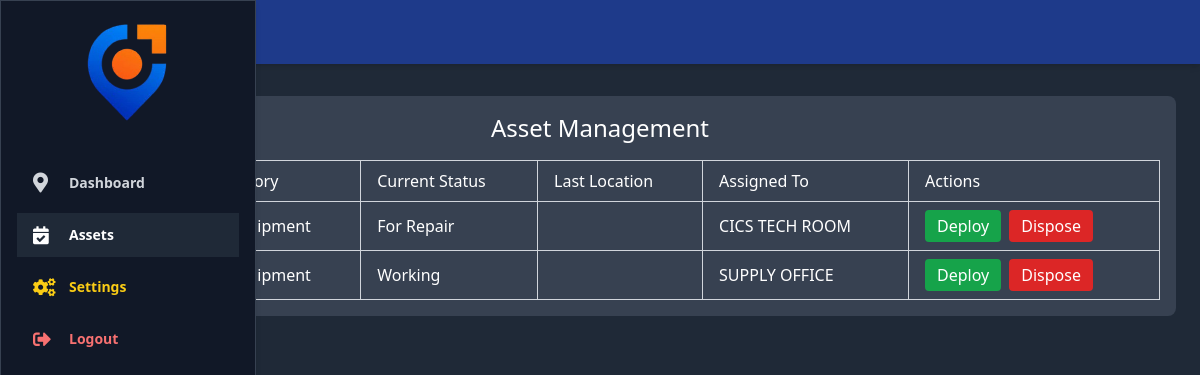
Page /asset_available.php (signed in) on the committed database.
### tables this page shows
CREATE TABLE `assets` (
  `asset_id` int(11) NOT NULL,
  `asset_name` varchar(255) NOT NULL,
  `category` varchar(100) NOT NULL,
  `current_status` varchar(50) NOT NULL,
  `last_known_location` varchar(255) DEFAULT NULL,
  `assigned_to` varchar(255) DEFAULT NULL,
  `status` varchar(255) DEFAULT NULL,
  `date_added` timestamp NOT NULL DEFAULT current_timestamp(),
  `last_seen` datetime DEFAULT NULL,
  `asset_status` enum('Deployed','Disposed','Available') DEFAULT 'Available'
);

### user_theme.php (called while the page is built, shortened)
<?php
$stmt = $conn->prepare("SELECT theme FROM secondary_user_settings WHERE username=?");
$stmt->bind_param("s", $_SESSION['user']);
$stmt->execute();
$result = $stmt->get_result();
if ($row = $result->fetch_assoc()) {
    $theme = $row['theme'];
    if ($theme === 'Dark') {
        $theme_class = 'theme-dark';
    } elseif ($theme === 'Auto') {
        $theme_class = (date('H') >= 18 || date('H') < 6) ? 'theme-dark' : 'theme-light';
    }
}
?>

### asset_available.php (the view, shortened to what this page needs)
<?php
include 'db_connect.php';
include 'user_theme.php';
$search = isset($_POST['search']) ? $conn->real_escape_string($_POST['search']) : '';
$category = isset($_POST['category']) ? $conn->real_escape_string($_POST['category']) : '';
$status = isset($_POST['status']) ? $conn->real_escape_string($_POST['status']) : '';
$sql = "SELECT * FROM assets WHERE asset_name LIKE ? AND category LIKE ? AND current_status LIKE ?";
$stmt = $conn->prepare($sql);
$searchParam = "%$search%";
$categoryParam = "%$category%";
$statusParam = "%$status%";
$stmt->bind_param('sss', $searchParam, $categoryParam, $statusParam);
$stmt->execute();
$result = $stmt->get_result();
?>
<!DOCTYPE html>
<html lang="en">
<head>
    <script src="https://cdn.tailwindcss.com"></script>
</head>
<body class="min-h-screen <?= htmlspecialchars($theme_class) ?>">
<?php include 'user_header.php'; ?>
<div class="flex justify-center mt-8 px-4">
    <div class="w-full max-w-6xl container">
        <h1 class="text-2xl font-normal mb-4 text-center">Asset Management</h1>
        <div class="overflow-x-auto">
            <table class="min-w-full border border-gray-300 dark:border-gray-700">
                <thead>
                    <tr>
                        <th class="px-4 py-2 text-left font-normal border border-gray-300 dark:border-gray-600">Asset Name</th>
                        <th class="px-4 py-2 text-left font-normal border border-gray-300 dark:border-gray-600">Category</th>
                        <th class="px-4 py-2 text-left font-normal border border-gray-300 dark:border-gray-600">Current Status</th>
                        <th class="px-4 py-2 text-left font-normal border border-gray-300 dark:border-gray-600">Last Location</th>
                        <th class="px-4 py-2 text-left font-normal border border-gray-300 dark:border-gray-600">Assigned To</th>
                        <th class="px-4 py-2 text-left font-normal border border-gray-300 dark:border-gray-600">Actions</th>
                    </tr>
                </thead>
                <tbody>
                    <?php if ($result->num_rows > 0): ?>
                        <?php while($row = $result->fetch_assoc()): ?>
                            <tr class="border-t border-gray-300 dark:border-gray-600">
                                <td class="px-4 py-2 border border-gray-300 dark:border-gray-600"><?= htmlspecialchars($row['asset_name']) ?></td>
                                <td class="px-4 py-2 border border-gray-300 dark:border-gray-600"><?= htmlspecialchars($row['category']) ?></td>
                                <td class="px-4 py-2 border border-gray-300 dark:border-gray-600"><?= htmlspecialchars($row['current_status']) ?></td>
                                <td class="px-4 py-2 border border-gray-300 dark:border-gray-600"><?= htmlspecialchars($row['last_known_location']) ?></td>
                                <td class="px-4 py-2 border border-gray-300 dark:border-gray-600"><?= htmlspecialchars($row['assigned_to']) ?></td>
                                <td class="px-4 py-2 border border-gray-300 dark:border-gray-600">
                                    <div class="flex gap-2">
                                        <?php
                                            $status = strtolower($row['current_status']);
                                            $isDeployed = $status === 'deployed';
                                            $isDisposed = $status === 'disposed';
                                        ?>
                                        <form method="POST" onsubmit="return confirm('Are you sure you want to deploy this asset?');">
                                            <button type="submit" name="deploy"
                                                class="px-3 py-1 rounded text-white font-normal <?= $isDeployed || $isDisposed ? 'bg-gray-400 cursor-not-allowed' : 'bg-green-600 hover:bg-green-700 dark:hover:bg-green-500' ?>"
                                                <?= $isDeployed || $isDisposed ? 'disabled' : '' ?>>
                                                Deploy
                                            </button>
                                        </form>
                                        <form method="POST" onsubmit="return confirm('Are you sure you want to dispose this asset?');">
                                            <button type="submit" name="dispose"
                                                class="px-3 py-1 rounded text-white font-normal <?= $isDisposed ? 'bg-gray-400 cursor-not-allowed' : 'bg-red-600 hover:bg-red-700 dark:hover:bg-red-500' ?>"
                                                <?= $isDisposed ? 'disabled' : '' ?>>
                                                Dispose
                                            </button>
                                        </form>
                                    </div>
                                </td>
                            </tr>
                        <?php endwhile; ?>
                    <?php else: ?>
                        <tr>
                            <td colspan="6" class="text-center py-4 border border-gray-300 dark:border-gray-600">No assets found.</td>
                        </tr>
                    <?php endif; ?>
                </tbody>
            </table>
        </div>
    </div>
</div>
</body>
</html>

### asset_available.php (style rules this page uses)
.theme-dark { --bg-color: #1f2937; --container-bg: #374151; --text-color: #ffffff; --input-bg: #4b5563; --input-border: #6b7280; --input-text: #ffffff; }
body.theme-light, body.theme-dark { background-color: var(--bg-color); color: var(--text-color); }
.container { background-color: var(--container-bg); color: var(--text-color); border-radius: 0.5rem; padding: 1rem; }

### nav_user.php (style rules this page uses)
body { font-family: 'Segoe UI', Tahoma, Geneva, Verdana, sans-serif; transition: background-color 0.3s, color 0.3s; }

### rows in the picture
assets: category "IT Equipment", current_status "For Repair", assigned_to "CICS TECH ROOM"
assets: category "IT Equipment", current_status "Working", assigned_to "SUPPLY OFFICE"
